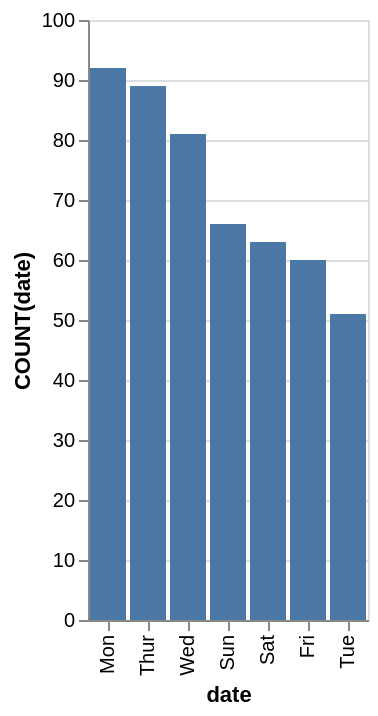

Describe this chart as a Vega-Lite specification.
### Vega-Lite specification from a JSON file in a GitHub repository (floating-point values rounded to 4 significant figures)
{"data": {"values": [{"x_data": "Mon", "y_data": 92}, {"x_data": "Thur", "y_data": 89}, {"x_data": "Wed", "y_data": 81}, {"x_data": "Sun", "y_data": 66}, {"x_data": "Sat", "y_data": 63}, {"x_data": "Fri", "y_data": 60}, {"x_data": "Tue", "y_data": 51}]}, "mark": "bar", "encoding": {"x": {"field": "x_data", "type": "nominal", "title": "date", "sort": {"op": "sum", "field": "y_data", "order": "descending"}}, "y": {"field": "y_data", "type": "quantitative", "title": "COUNT(date)"}}}
